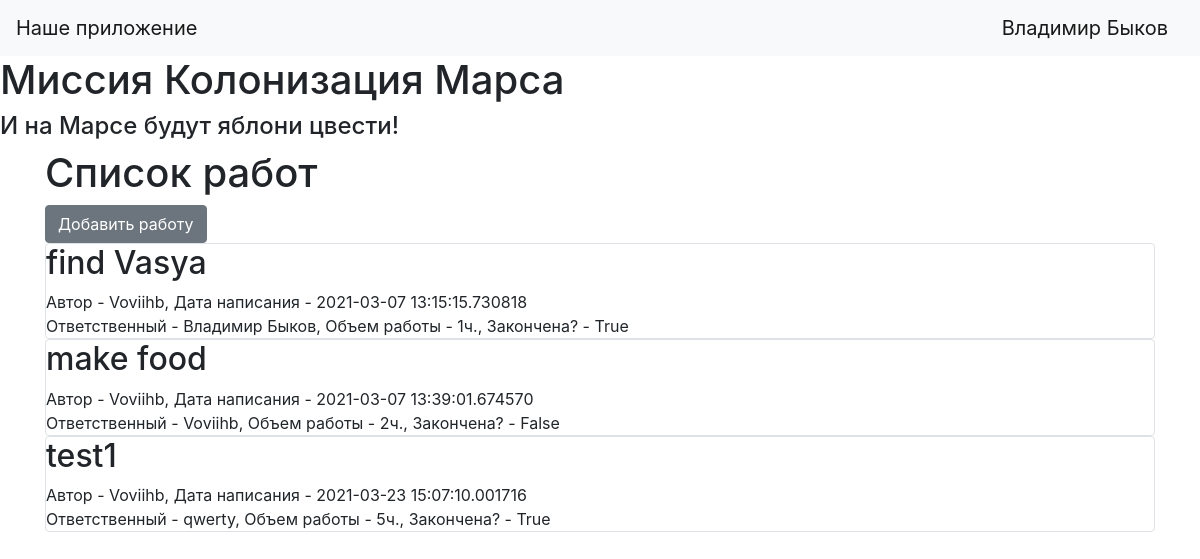
The page / (signed in) on the database its author committed.
### data/users.py (models this page shows, shortened)
class User(SqlAlchemyBase, UserMixin):
    __tablename__ = 'users'
    id = sqlalchemy.Column(sqlalchemy.Integer, primary_key=True, autoincrement=True)
    name = sqlalchemy.Column(sqlalchemy.String, nullable=True)
    about = sqlalchemy.Column(sqlalchemy.String, nullable=True)
    email = sqlalchemy.Column(sqlalchemy.String, index=True, unique=True, nullable=True)
    hashed_password = sqlalchemy.Column(sqlalchemy.String, nullable=True)
    created_date = sqlalchemy.Column(sqlalchemy.DateTime, default=datetime.datetime.now)

### data/jobs.py (models this page shows, shortened)
class Jobs(SqlAlchemyBase):
    __tablename__ = 'jobs'
    id = sqlalchemy.Column(sqlalchemy.Integer, primary_key=True, autoincrement=True)
    job = sqlalchemy.Column(sqlalchemy.String, nullable=True)
    work_size = sqlalchemy.Column(sqlalchemy.Integer, nullable=True)
    collaborators = sqlalchemy.Column(sqlalchemy.String, nullable=True)
    start_date = sqlalchemy.Column(sqlalchemy.DateTime, default=datetime.datetime.now, nullable=True)
    end_date = sqlalchemy.Column(sqlalchemy.DateTime, nullable=True)
    is_finished = sqlalchemy.Column(sqlalchemy.Boolean, nullable=True)
    user_id = sqlalchemy.Column(sqlalchemy.Integer, sqlalchemy.ForeignKey("users.id"))
    user = orm.relationship('User', foreign_keys="Jobs.user_id", backref="jobs")
    team_leader = sqlalchemy.Column(sqlalchemy.Integer, sqlalchemy.ForeignKey("users.id"))
    tl = orm.relation('User', foreign_keys="Jobs.team_leader")

### main.py (the view)
@app.route("/")
def index():
    db_sess = db_session.create_session()
    jobs = db_sess.query(Jobs)
    return render_template("index.html", jobs=jobs)

### data/db_session.py (called while the page is built)
def create_session() -> Session:
    global __factory
    return __factory()

### main.py (called while the page is built)
@login_manager.user_loader
def load_user(user_id):
    db_sess = db_session.create_session()
    return db_sess.query(User).get(user_id)

### templates/index.html (shortened to what this page needs)
{% extends "base.html" %}
{% block content %}
    <h1>Список работ</h1>
    {% if current_user.is_authenticated %}
        <a href="addjob" class="btn btn-secondary">Добавить работу</a>
    {% endif %}
    {% for item in jobs %}
        <div class="col-md6 border rounded">
            <h2>{{ item.job}}</h2>
            <div>
                Автор - {{ item.user.name }}, Дата написания - {{ item.start_date }}
            </div>
            <div>
                Ответственный - {{ item.tl.name }}, Объем работы - {{ item.work_size}}ч., Закончена? - {{ item.is_finished}}
            </div>
        </div>
    {% endfor %}
{% endblock %}

### templates/base.html (shortened to what this page needs)
<!doctype html>
<html lang="en">
<head>
    <link rel="stylesheet" href="https://stackpath.bootstrapcdn.com/bootstrap/4.4.1/css/bootstrap.min.css">
</head>
  <body>
    <header>
        <nav class="navbar navbar-light bg-light">
        <a class="navbar-brand" href="#">Наше приложение</a>
        {% if current_user.is_authenticated %}
            <a class="navbar-brand" href="/logout">{{ current_user.name }}</a>
        {% else %}
            <p>
                <a class="btn btn-primary " href="/register">Зарегистрироваться</a>
                <a class="btn btn-success" href="/login">Войти</a>
            </p>
        {% endif %}
    </nav>
    </header>
    <h1>Миссия Колонизация Марса</h1>
    <h4>И на Марсе будут яблони цвести!</h4>
    <main role="main" class="container">
        {% block content %}{% endblock %}
    </main>
  </body>
</html>

### rows shown on the page
User: name "Владимир Быков"
Jobs: job "find Vasya", user.name "Voviihb", start_date "2021-03-07 13:15:15.730818", tl.name "Владимир Быков", work_size "1", is_finished "True"
Jobs: job "make food", user.name "Voviihb", start_date "2021-03-07 13:39:01.674570", tl.name "Voviihb", work_size "2", is_finished "False"
Jobs: job "test1", user.name "Voviihb", start_date "2021-03-23 15:07:10.001716", tl.name "qwerty", work_size "5", is_finished "True"
